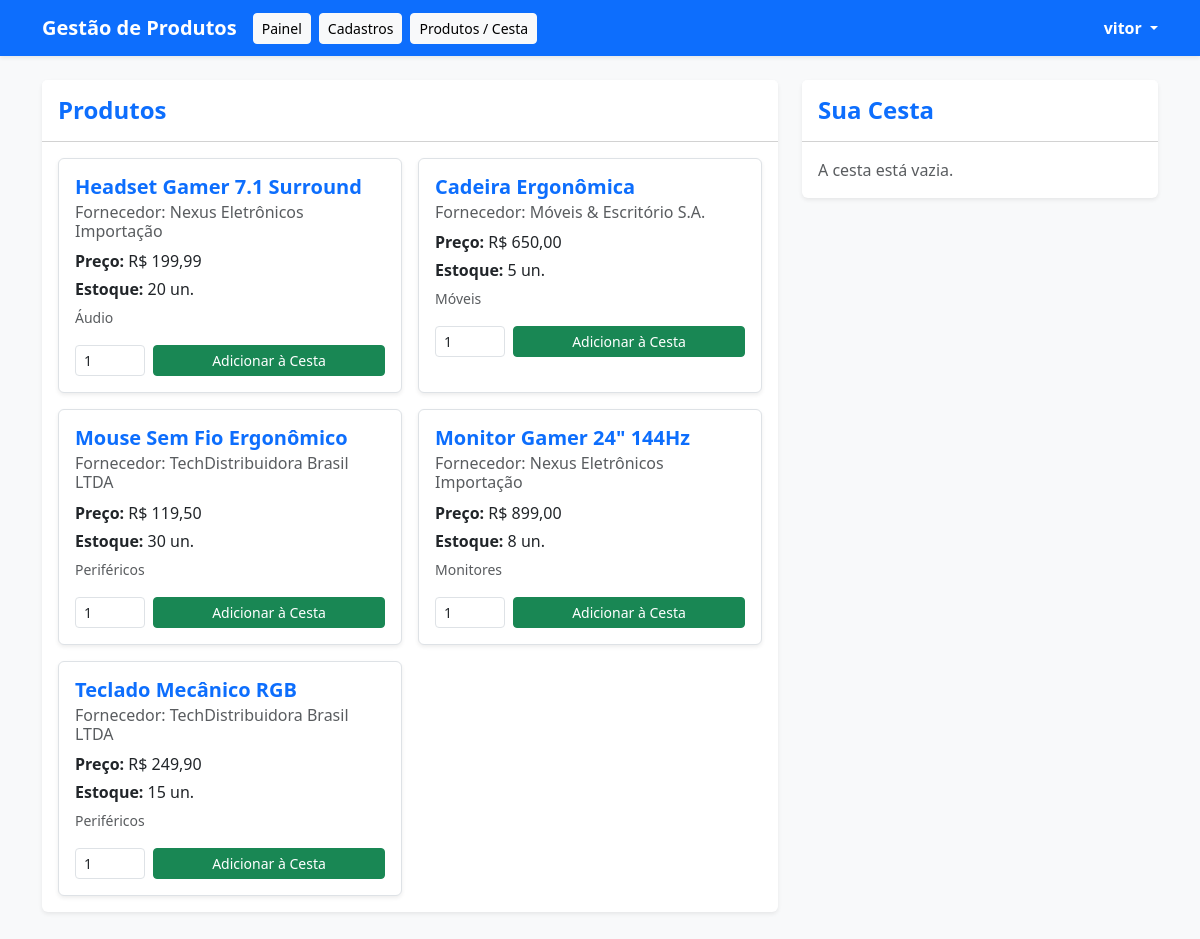
The page /SistemaDeGestaoDeProdutos/produtos.php (signed in) on the database its author committed.
### tables this page shows
CREATE TABLE `produtos` (
  `id` int(11) NOT NULL,
  `nome` varchar(255) NOT NULL,
  `id_fornecedor` int(11) NOT NULL,
  `preco` decimal(10,2) NOT NULL,
  `quantidade` int(11) NOT NULL DEFAULT 0,
  `categoria` varchar(100) DEFAULT NULL,
  `descricao` text DEFAULT NULL,
  `created_at` timestamp NOT NULL DEFAULT current_timestamp()
);

CREATE TABLE `fornecedores` (
  `id` int(11) NOT NULL,
  `nome` varchar(255) NOT NULL,
  `cnpj` varchar(20) NOT NULL,
  `email` varchar(255) DEFAULT NULL,
  `telefone` varchar(20) DEFAULT NULL,
  `created_at` timestamp NOT NULL DEFAULT current_timestamp()
);

### SistemaDeGestaoDeProdutos/produtos.php (the view, shortened to what this page needs)
<?php
require_once "conexao.php";
try {
    $sql = "SELECT p.*, f.nome AS nome_fornecedor
            FROM produtos p
            INNER JOIN fornecedores f ON p.id_fornecedor = f.id
            ORDER BY p.id DESC";
    $stmt = $pdo->query($sql);
    $produtos = $stmt->fetchAll(PDO::FETCH_ASSOC);
} catch (PDOException $e) {
    $produtos = [];
}
?>
<!DOCTYPE html>
<html lang="pt-br">
<head>
    <link href="https://cdn.jsdelivr.net/npm/bootstrap@5.3.3/dist/css/bootstrap.min.css" rel="stylesheet">
</head>
<body class="bg-light">
    <nav class="navbar navbar-expand-lg navbar-dark bg-primary shadow-sm mb-4">
        <div class="container">
            <a class="navbar-brand fw-bold" href="painel.php">Gestão de Produtos</a>
            <div class="d-flex align-items-center me-auto">
                <a href="painel.php" class="btn btn-light btn-sm me-2">Painel</a>
                <a href="cadastros.php" class="btn btn-light btn-sm me-2">Cadastros</a>
                <a href="produtos.php" class="btn btn-light btn-sm me-2">Produtos / Cesta</a>
            </div>
            <div class="dropdown user-dropdown">
                <a href="#" class="text-white text-decoration-none dropdown-toggle fw-semibold" id="dropdownUser" data-bs-toggle="dropdown" aria-expanded="false">
                    <?php echo htmlspecialchars($_SESSION["usuario_nome"] ?? "Usuário"); ?>
                </a>
            </div>
        </div>
    </nav>
    <div class="container mb-5">
        <div class="row g-4">
            <div class="col-lg-8">
                <div class="card shadow-sm border-0">
                    <div class="card-header bg-white py-3">
                        <h4 class="card-title m-0 text-primary fw-bold">Produtos</h4>
                    </div>
                    <div class="card-body p-3">
                        <?php if (empty($produtos)): ?>
                            <p class="text-muted">Nenhum produto cadastrado no momento.</p>
                        <?php else: ?>
                            <div class="row row-cols-1 row-cols-md-2 g-3">
                                <?php foreach ($produtos as $p): ?>
                                    <div class="col">
                                        <div class="card h-100 border shadow-sm">
                                            <div class="card-body">
                                                <h5 class="card-title text-primary fw-semibold"><?= htmlspecialchars($p['nome']); ?></h5>
                                                <h6 class="card-subtitle mb-2 text-muted">Fornecedor: <?= htmlspecialchars($p['nome_fornecedor']); ?></h6>
                                                <p class="card-text mb-1"><strong>Preço:</strong> R$ <?= number_format($p['preco'], 2, ',', '.'); ?></p>
                                                <p class="card-text mb-1"><strong>Estoque:</strong> <?= $p['quantidade']; ?> un.</p>
                                                <p class="card-text mb-2"><small class="text-muted"><?= htmlspecialchars($p['categoria']); ?></small></p>
                                                <form action="produtos.php" method="POST" class="d-flex align-items-center mt-3">
                                                    <input type="number" name="qtd_cesta" class="form-control form-control-sm me-2" value="1" min="1" max="<?= $p['quantidade']; ?>" style="width: 70px;">
                                                    <button type="submit" class="btn btn-sm btn-success w-100">Adicionar à Cesta</button>
                                                </form>
                                            </div>
                                        </div>
                                    </div>
                                <?php endforeach; ?>
                            </div>
                        <?php endif; ?>
                    </div>
                </div>
            </div>
            <div class="col-lg-4">
                <div class="card shadow-sm border-0">
                    <div class="card-header bg-white py-3 d-flex justify-content-between align-items-center">
                        <h4 class="card-title m-0 text-primary fw-bold">Sua Cesta</h4>
                    </div>
                    <div class="card-body p-3">
                        <?php if (empty($_SESSION['cesta'])): ?>
                            <p class="text-muted m-0">A cesta está vazia.</p>
                        <?php endif; ?>
                    </div>
                </div>
            </div>
        </div>
    </div>
</body>
</html>

### rows shown on the page
produtos: nome "Headset Gamer 7.1 Surround", id_fornecedor.nome "Nexus Eletrônicos Importação", preco "199,99", quantidade "20", categoria "Áudio"
produtos: nome "Cadeira Ergonômica", id_fornecedor.nome "Móveis & Escritório S.A.", preco "650,00", quantidade "5", categoria "Móveis"
produtos: nome "Mouse Sem Fio Ergonômico", id_fornecedor.nome "TechDistribuidora Brasil LTDA", preco "119,50", quantidade "30", categoria "Periféricos"
produtos: nome "Monitor Gamer 24\" 144Hz", id_fornecedor.nome "Nexus Eletrônicos Importação", preco "899,00", quantidade "8", categoria "Monitores"
produtos: nome "Teclado Mecânico RGB", id_fornecedor.nome "TechDistribuidora Brasil LTDA", preco "249,90", quantidade "15", categoria "Periféricos"

### other values the page prints
$_SESSION["usuario_nome"] "vitor"
